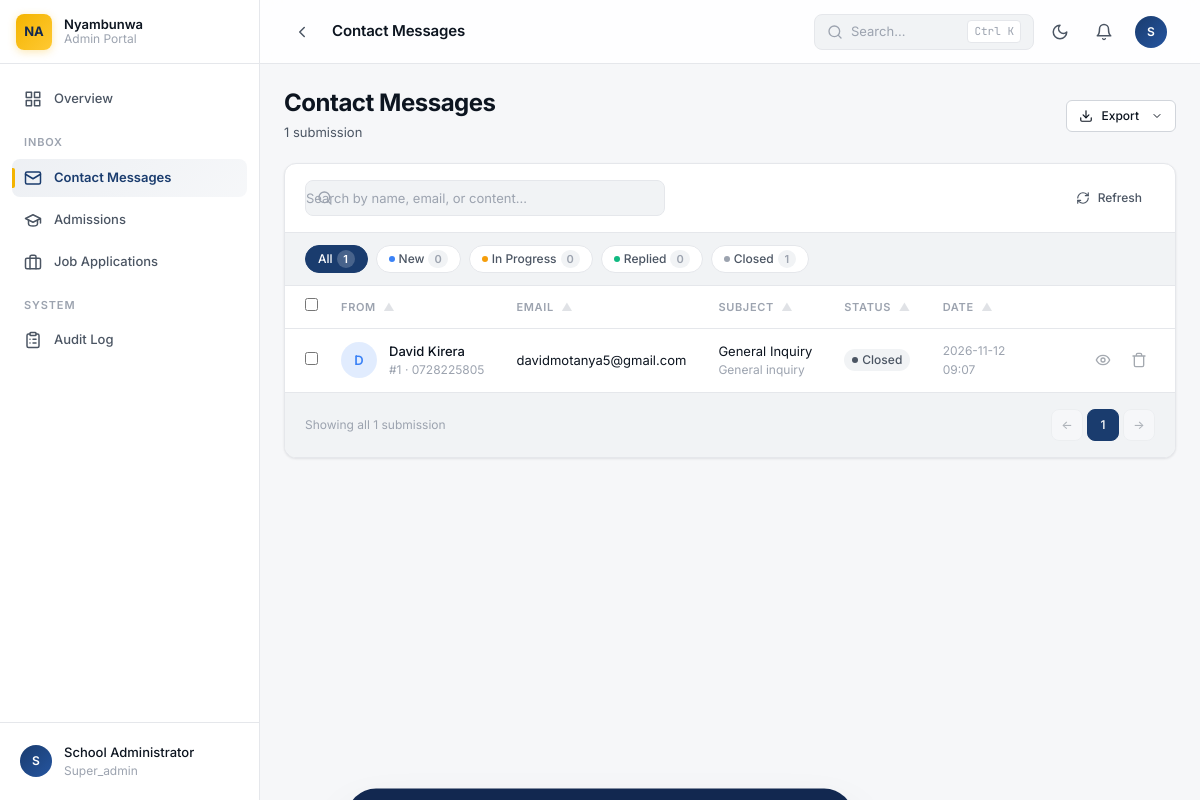
The app's page /admin/contacts (signed in), older data.
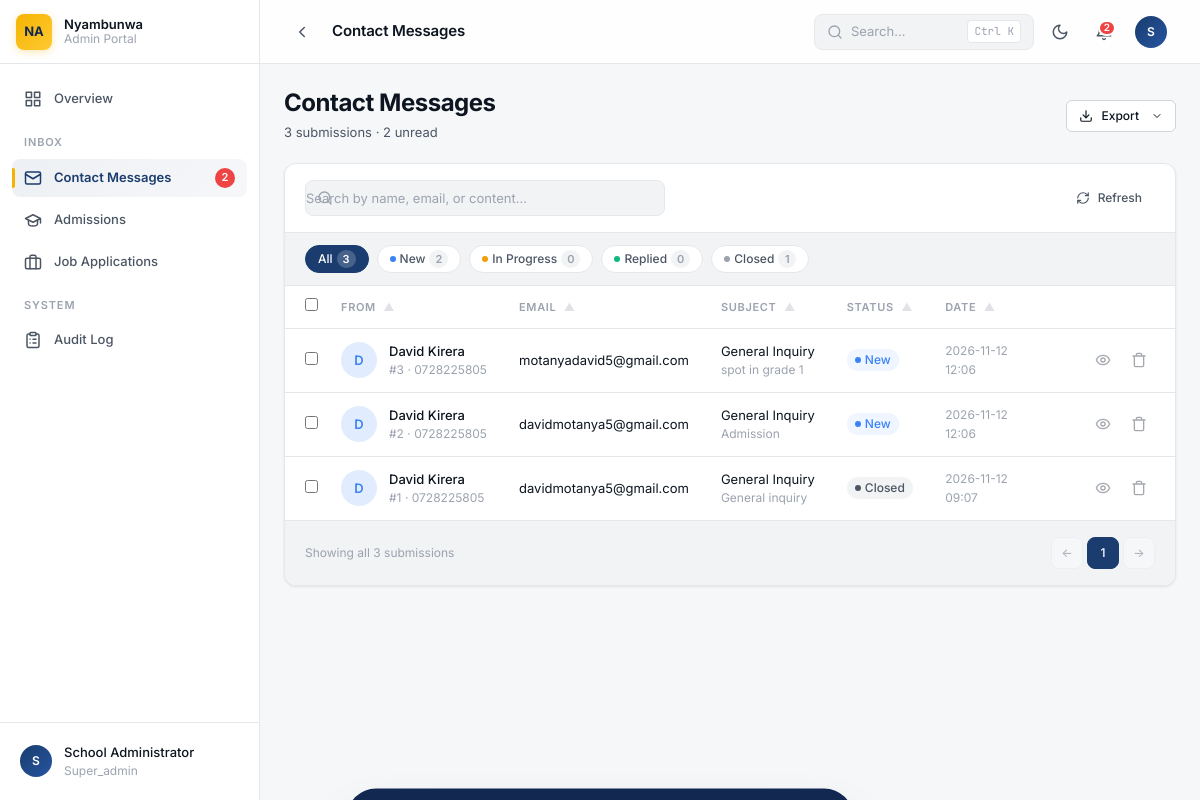
The same page, newer data.
### tables this page shows
CREATE TABLE contacts (
            id INTEGER PRIMARY KEY AUTOINCREMENT,
            name TEXT NOT NULL,
            email TEXT NOT NULL,
            phone TEXT,
            subject TEXT,
            message TEXT NOT NULL,
            status TEXT DEFAULT 'New',
            notes TEXT,
            created_at TIMESTAMP DEFAULT CURRENT_TIMESTAMP,
            updated_at TIMESTAMP DEFAULT CURRENT_TIMESTAMP
        );

### app.py (the view)
@app.route('/admin/<submission_type>')
@login_required
def view_submissions(submission_type):
    if submission_type not in ['contacts', 'admissions', 'careers']:
        return redirect(url_for('dashboard'))
    status_filter = request.args.get('status', 'All')
    submissions = get_all_submissions(submission_type, status_filter)
    stats = get_stats()
    type_labels = {
        'contacts': 'Contact Messages',
        'admissions': 'Admissions',
        'careers': 'Job Applications'
    }
    return render_template('admin/inbox.html',
                         stats=stats,
                         submissions=submissions,
                         submission_type=submission_type,
                         type_label=type_labels[submission_type],
                         current_filter=status_filter)

### templates/admin/inbox.html (shortened to what this page needs)
{% extends "admin/base.html" %}
{% block page_title %}{{ type_label }}{% endblock %}
{% block extra_head %}
<link rel="stylesheet" href="{{ url_for('static', filename='css/admin/tables.css') }}">
{% endblock %}
{% block content %}
{% set total = submissions|length %}
{% set new_count = submissions|selectattr('status', 'equalto', 'New')|list|length %}
{% set in_progress_count = submissions|selectattr('status', 'equalto', 'In Progress')|list|length %}
{% set replied_count = submissions|selectattr('status', 'equalto', 'Replied')|list|length %}
{% set closed_count = submissions|selectattr('status', 'equalto', 'Closed')|list|length %}
<div class="page-header flex items-center justify-between" style="flex-wrap: wrap; gap: 1rem; margin-bottom: var(--space-5);">
    <div>
        <h1 class="page-title">{{ type_label }}</h1>
        <p class="page-subtitle">
            {% if total > 0 %}
                {{ total }} submission{{ '' if total == 1 else 's' }}
                {% if new_count > 0 %}&middot; {{ new_count }} unread{% endif %}
            {% else %}
                No submissions yet
            {% endif %}
        </p>
    </div>
    <div style="position: relative;">
        <button class="btn btn-secondary btn-sm" data-dropdown-trigger="export-dropdown">
            <svg width="14" height="14" viewBox="0 0 24 24" fill="none" stroke="currentColor" stroke-width="2" stroke-linecap="round" stroke-linejoin="round">
                <path d="M21 15v4a2 2 0 0 1-2 2H5a2 2 0 0 1-2-2v-4"/>
                <polyline points="7 10 12 15 17 10"/>
                <line x1="12" y1="15" x2="12" y2="3"/>
            </svg>
            Export
            <svg width="12" height="12" viewBox="0 0 24 24" fill="none" stroke="currentColor" stroke-width="2" stroke-linecap="round" stroke-linejoin="round" style="margin-left:4px;"><path d="m6 9 6 6 6-6"/></svg>
        </button>
    </div>
</div>
<div class="table-container">
    <div class="table-toolbar">
        <div class="table-toolbar__search">
            <input type="text" id="table-search" placeholder="Search by name, email, or content...">
        </div>
        <div class="table-toolbar__actions">
            <button class="btn btn-ghost btn-sm" id="refresh-btn" title="Refresh">
                <svg width="14" height="14" viewBox="0 0 24 24" fill="none" stroke="currentColor" stroke-width="2" stroke-linecap="round" stroke-linejoin="round">
                    <path d="M3 12a9 9 0 0 1 9-9 9.75 9.75 0 0 1 6.74 2.74L21 8"/>
                    <path d="M21 3v5h-5"/>
                    <path d="M21 12a9 9 0 0 1-9 9 9.75 9.75 0 0 1-6.74-2.74L3 16"/>
                    <path d="M8 16H3v5"/>
                </svg>
                Refresh
            </button>
        </div>
    </div>
    <div class="filter-pills">
        <a href="?status=All" class="filter-pill {% if current_filter == 'All' or not current_filter %}is-active{% endif %}">
            All <span class="filter-pill__count">{{ total }}</span>
        </a>
        <a href="?status=New" class="filter-pill {% if current_filter == 'New' %}is-active{% endif %}">
            <span class="badge-dot" style="background: var(--color-info); width: 6px; height: 6px; border-radius: 50%;"></span>
            New <span class="filter-pill__count">{{ new_count }}</span>
        </a>
        <a href="?status=In Progress" class="filter-pill {% if current_filter == 'In Progress' %}is-active{% endif %}">
            <span class="badge-dot" style="background: var(--color-warning); width: 6px; height: 6px; border-radius: 50%;"></span>
            In Progress <span class="filter-pill__count">{{ in_progress_count }}</span>
        </a>
        <a href="?status=Replied" class="filter-pill {% if current_filter == 'Replied' %}is-active{% endif %}">
            <span class="badge-dot" style="background: var(--color-success); width: 6px; height: 6px; border-radius: 50%;"></span>
            Replied <span class="filter-pill__count">{{ replied_count }}</span>
        </a>
        <a href="?status=Closed" class="filter-pill {% if current_filter == 'Closed' %}is-active{% endif %}">
            <span class="badge-dot" style="background: var(--text-muted); width: 6px; height: 6px; border-radius: 50%;"></span>
            Closed <span class="filter-pill__count">{{ closed_count }}</span>
        </a>
    </div>
    {% if submissions %}
    <table class="data-table" id="inbox-table">
        <thead>
            <tr>
                <th class="col-checkbox">
                    <input type="checkbox" id="select-all" aria-label="Select all" title="Select all">
                </th>
                <th class="sortable" data-sort="name">
                    {% if submission_type == 'contacts' %}From{% elif submission_type == 'admissions' %}Parent{% else %}Applicant{% endif %}
                    <span class="sort-icon">▲</span>
                </th>
                <th class="col-email sortable" data-sort="email">
                    Email <span class="sort-icon">▲</span>
                </th>
                <th class="col-subject sortable" data-sort="subject">
                    {% if submission_type == 'contacts' %}Subject{% elif submission_type == 'admissions' %}Child / Grade{% else %}Position{% endif %}
                    <span class="sort-icon">▲</span>
                </th>
                <th class="sortable" data-sort="status">
                    Status <span class="sort-icon">▲</span>
                </th>
                <th class="col-date sortable" data-sort="created_at">
                    Date <span class="sort-icon">▲</span>
                </th>
                <th class="col-actions"></th>
            </tr>
        </thead>
        <tbody id="inbox-body">
            {% for s in submissions %}
            <tr data-id="{{ s.id }}" data-status="{{ s.status }}" class="inbox-row">
                <td class="col-checkbox">
                    <input type="checkbox" class="row-checkbox" value="{{ s.id }}" aria-label="Select submission #{{ s.id }}">
                </td>
                <td>
                    <div class="cell-person">
                        <div class="avatar avatar--{{ 'info' if submission_type == 'contacts' else ('warning' if submission_type == 'admissions' else 'success') }}">
                            {% set name = s.name if submission_type != 'admissions' else s.parent_name %}
                            {{ name[0]|upper if name else '?' }}
                        </div>
                        <div class="cell-person__content">
                            <div class="cell-person__name">{{ s.name if submission_type != 'admissions' else s.parent_name }}</div>
                            <div class="cell-person__meta">#{{ s.id }} &middot; {{ s.phone or 'No phone' }}</div>
                        </div>
                    </div>
                </td>
                <td class="col-email">
                    <div class="cell-person__name" style="font-weight: var(--font-regular);">{{ s.email }}</div>
                </td>
                <td class="col-subject">
                    <div class="cell-person__name" style="font-weight: var(--font-regular);">
                        {% if submission_type == 'contacts' %}
                            {{ s.subject or '—' }}
                        {% elif submission_type == 'admissions' %}
                            {{ s.child_name }} — {{ s.grade_applying }}
                        {% else %}
                            {{ s.position_applying or 'General Application' }}
                        {% endif %}
                    </div>
                    <div class="cell-person__meta">
                        {% if submission_type == 'contacts' %}
                            {{ s.message[:50] }}{% if s.message|length > 50 %}...{% endif %}
                        {% elif submission_type == 'admissions' %}
                            {{ (s.message or 'No additional notes')[:50] }}{% if s.message and s.message|length > 50 %}...{% endif %}
                        {% else %}
                            {{ s.cover_letter[:50] }}{% if s.cover_letter|length > 50 %}...{% endif %}
                        {% endif %}
                    </div>
                </td>
                <td>
                    <span class="badge badge-{{ 'info' if s.status == 'New' else ('warning' if s.status == 'In Progress' else ('success' if s.status == 'Replied' else 'neutral')) }}">
                        <span class="badge-dot"></span>
                        {{ s.status }}
                    </span>
                </td>
                <td class="col-date">
                    <span class="text-xs text-muted">{{ s.created_at[:16] }}</span>
                </td>
                <td class="col-actions">
                    <div class="cell-actions">
                        <a href="{{ url_for('view_message', submission_type=submission_type, submission_id=s.id) }}" class="row-action" title="View">
                            <svg viewBox="0 0 24 24" fill="none" stroke="currentColor" stroke-width="2" stroke-linecap="round" stroke-linejoin="round">
                                <path d="M2 12s3-7 10-7 10 7 10 7-3 7-10 7-10-7-10-7Z"/>
                                <circle cx="12" cy="12" r="3"/>
                            </svg>
                        </a>
                        <button class="row-action row-action--danger" data-delete="{{ s.id }}" title="Delete">
                            <svg viewBox="0 0 24 24" fill="none" stroke="currentColor" stroke-width="2" stroke-linecap="round" stroke-linejoin="round">
                                <path d="M3 6h18M19 6v14a2 2 0 0 1-2 2H7a2 2 0 0 1-2-2V6M8 6V4a2 2 0 0 1 2-2h4a2 2 0 0 1 2 2v2"/>
                            </svg>
                        </button>
                    </div>
                </td>
            </tr>
            {% endfor %}
        </tbody>
    </table>
    <div class="pagination">
        <div class="pagination__info">
            Showing all {{ total }} submission{{ '' if total == 1 else 's' }}
        </div>
        <div class="pagination__controls">
            <button class="pagination__btn" disabled>←</button>
            <button class="pagination__btn is-active">1</button>
            <button class="pagination__btn" disabled>→</button>
        </div>
    </div>
    {% endif %}
</div>
<div class="bulk-bar" id="bulk-bar">
</div>
{% endblock %}

Row changes from the older to the newer data that the page shows:
added contacts: name "D", name "David Kirera", id "3", phone "0728225805", email "motanyadavid5@gmail.com", subject "General Inquiry", message "spot in grade 1", status "New", created_at "2026-11-12 12:06"
added contacts: name "D", name "David Kirera", id "2", phone "0728225805", email "davidmotanya5@gmail.com", subject "General Inquiry", message "Admission", status "New", created_at "2026-11-12 12:06"
Text that changed along with them:
{{ stats.contacts_new }}: (not shown) → "2"
{{ total_new if total_new < 10 else '9+' }}: (not shown) → "2"
{{ total }}: "1" → "3"
{{ '' if total == 1 else 's' }}: (not shown) → "s"
{{ new_count }}: (not shown) → "2"
{{ new_count }}: "0" → "2"
text now shown: "· unread"
